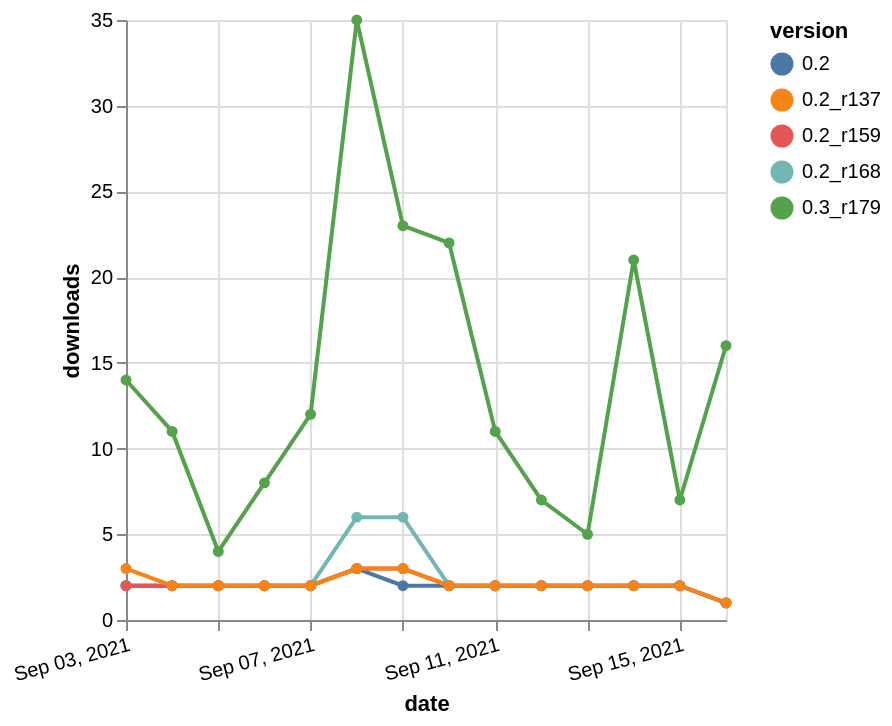

Write a Vega-Lite specification for this figure.
### Vega-Lite specification from a JSON file in a GitHub repository (floating-point values rounded to 4 significant figures)
{"$schema": "https://vega.github.io/schema/vega-lite/v5.json", "description": "A simple bar chart with embedded data.", "data": {"values": [{"date": "2021-09-03", "total": 3222, "delta": 2, "version": "0.2_r168"}, {"date": "2021-09-04", "total": 3224, "delta": 2, "version": "0.2_r168"}, {"date": "2021-09-05", "total": 3226, "delta": 2, "version": "0.2_r168"}, {"date": "2021-09-06", "total": 3228, "delta": 2, "version": "0.2_r168"}, {"date": "2021-09-07", "total": 3230, "delta": 2, "version": "0.2_r168"}, {"date": "2021-09-08", "total": 3236, "delta": 6, "version": "0.2_r168"}, {"date": "2021-09-09", "total": 3242, "delta": 6, "version": "0.2_r168"}, {"date": "2021-09-10", "total": 3244, "delta": 2, "version": "0.2_r168"}, {"date": "2021-09-11", "total": 3246, "delta": 2, "version": "0.2_r168"}, {"date": "2021-09-12", "total": 3248, "delta": 2, "version": "0.2_r168"}, {"date": "2021-09-13", "total": 3250, "delta": 2, "version": "0.2_r168"}, {"date": "2021-09-14", "total": 3252, "delta": 2, "version": "0.2_r168"}, {"date": "2021-09-15", "total": 3254, "delta": 2, "version": "0.2_r168"}, {"date": "2021-09-16", "total": 3255, "delta": 1, "version": "0.2_r168"}, {"date": "2021-09-03", "total": 3211, "delta": 2, "version": "0.2"}, {"date": "2021-09-04", "total": 3213, "delta": 2, "version": "0.2"}, {"date": "2021-09-05", "total": 3215, "delta": 2, "version": "0.2"}, {"date": "2021-09-06", "total": 3217, "delta": 2, "version": "0.2"}, {"date": "2021-09-07", "total": 3219, "delta": 2, "version": "0.2"}, {"date": "2021-09-08", "total": 3222, "delta": 3, "version": "0.2"}, {"date": "2021-09-09", "total": 3224, "delta": 2, "version": "0.2"}, {"date": "2021-09-10", "total": 3226, "delta": 2, "version": "0.2"}, {"date": "2021-09-11", "total": 3228, "delta": 2, "version": "0.2"}, {"date": "2021-09-12", "total": 3230, "delta": 2, "version": "0.2"}, {"date": "2021-09-13", "total": 3232, "delta": 2, "version": "0.2"}, {"date": "2021-09-14", "total": 3234, "delta": 2, "version": "0.2"}, {"date": "2021-09-15", "total": 3236, "delta": 2, "version": "0.2"}, {"date": "2021-09-16", "total": 3237, "delta": 1, "version": "0.2"}, {"date": "2021-09-03", "total": 2583, "delta": 2, "version": "0.2_r159"}, {"date": "2021-09-04", "total": 2585, "delta": 2, "version": "0.2_r159"}, {"date": "2021-09-05", "total": 2587, "delta": 2, "version": "0.2_r159"}, {"date": "2021-09-06", "total": 2589, "delta": 2, "version": "0.2_r159"}, {"date": "2021-09-07", "total": 2591, "delta": 2, "version": "0.2_r159"}, {"date": "2021-09-08", "total": 2594, "delta": 3, "version": "0.2_r159"}, {"date": "2021-09-09", "total": 2597, "delta": 3, "version": "0.2_r159"}, {"date": "2021-09-10", "total": 2599, "delta": 2, "version": "0.2_r159"}, {"date": "2021-09-11", "total": 2601, "delta": 2, "version": "0.2_r159"}, {"date": "2021-09-12", "total": 2603, "delta": 2, "version": "0.2_r159"}, {"date": "2021-09-13", "total": 2605, "delta": 2, "version": "0.2_r159"}, {"date": "2021-09-14", "total": 2607, "delta": 2, "version": "0.2_r159"}, {"date": "2021-09-15", "total": 2609, "delta": 2, "version": "0.2_r159"}, {"date": "2021-09-16", "total": 2610, "delta": 1, "version": "0.2_r159"}, {"date": "2021-09-03", "total": 2834, "delta": 3, "version": "0.2_r137"}, {"date": "2021-09-04", "total": 2836, "delta": 2, "version": "0.2_r137"}, {"date": "2021-09-05", "total": 2838, "delta": 2, "version": "0.2_r137"}, {"date": "2021-09-06", "total": 2840, "delta": 2, "version": "0.2_r137"}, {"date": "2021-09-07", "total": 2842, "delta": 2, "version": "0.2_r137"}, {"date": "2021-09-08", "total": 2845, "delta": 3, "version": "0.2_r137"}, {"date": "2021-09-09", "total": 2848, "delta": 3, "version": "0.2_r137"}, {"date": "2021-09-10", "total": 2850, "delta": 2, "version": "0.2_r137"}, {"date": "2021-09-11", "total": 2852, "delta": 2, "version": "0.2_r137"}, {"date": "2021-09-12", "total": 2854, "delta": 2, "version": "0.2_r137"}, {"date": "2021-09-13", "total": 2856, "delta": 2, "version": "0.2_r137"}, {"date": "2021-09-14", "total": 2858, "delta": 2, "version": "0.2_r137"}, {"date": "2021-09-15", "total": 2860, "delta": 2, "version": "0.2_r137"}, {"date": "2021-09-16", "total": 2861, "delta": 1, "version": "0.2_r137"}, {"date": "2021-09-03", "total": 21903, "delta": 14, "version": "0.3_r179"}, {"date": "2021-09-04", "total": 21914, "delta": 11, "version": "0.3_r179"}, {"date": "2021-09-05", "total": 21918, "delta": 4, "version": "0.3_r179"}, {"date": "2021-09-06", "total": 21926, "delta": 8, "version": "0.3_r179"}, {"date": "2021-09-07", "total": 21938, "delta": 12, "version": "0.3_r179"}, {"date": "2021-09-08", "total": 21973, "delta": 35, "version": "0.3_r179"}, {"date": "2021-09-09", "total": 21996, "delta": 23, "version": "0.3_r179"}, {"date": "2021-09-10", "total": 22018, "delta": 22, "version": "0.3_r179"}, {"date": "2021-09-11", "total": 22029, "delta": 11, "version": "0.3_r179"}, {"date": "2021-09-12", "total": 22036, "delta": 7, "version": "0.3_r179"}, {"date": "2021-09-13", "total": 22041, "delta": 5, "version": "0.3_r179"}, {"date": "2021-09-14", "total": 22062, "delta": 21, "version": "0.3_r179"}, {"date": "2021-09-15", "total": 22069, "delta": 7, "version": "0.3_r179"}, {"date": "2021-09-16", "total": 22085, "delta": 16, "version": "0.3_r179"}]}, "width": "container", "mark": {"type": "line", "point": {"filled": true}}, "encoding": {"x": {"field": "date", "type": "temporal", "timeUnit": "yearmonthdate", "title": "date", "axis": {"labelAngle": -15}}, "y": {"field": "delta", "type": "quantitative", "title": "downloads"}, "color": {"field": "version", "type": "nominal"}, "tooltip": {"field": "delta"}}}
